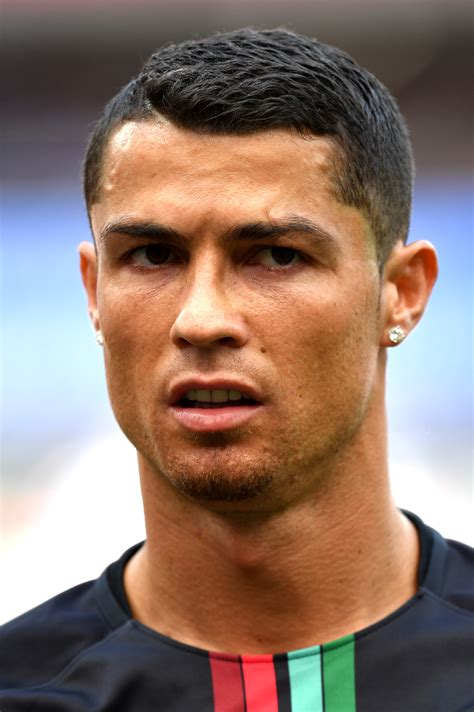
#> input picture Dataset/dataset/cristiano_ronaldo/12.jpg, 474 x 712 px; its folder holds only this picture in this run
$ python train.py
#> lines starting #> are read from the running program, lines starting #| are printed output that depends on the picture
import cv2
import os
import numpy as np
import random

def preprocess_image(face_img):
    face_img = cv2.resize(face_img, (75, 75))

    # Convert to grayscale
    # face_img = cv2.cvtColor(face_img, cv2.COLOR_BGR2GRAY)

    # Histogram Equalization -> improve contrast of image
    face_img = cv2.equalizeHist(face_img)

    # Apply Gaussian blur -> reduce noise
    face_img = cv2.GaussianBlur(face_img, (5, 5), 0)
    face_img = cv2.bilateralFilter(face_img, d=3, sigmaColor=200, sigmaSpace=200)

    return face_img

face_cascade = cv2.CascadeClassifier('haarcascade_frontalface_default.xml')

face_list = []
class_list = []

dataset_path = 'Dataset/dataset'

person_name = os.listdir(dataset_path)

train_list = []
test_list = []

for idx, name in enumerate(person_name):
    full_path = dataset_path + '/' + name
    image_name = os.listdir(full_path)

    image_list = [full_path + "/" + image for image in image_name]

    random.shuffle(image_list)

    train_data = image_list[:15]
    train_list.append(train_data)

    test_data = image_list[15:]
    test_list.append(test_data)
#> pass 2 of the loop `for idx, name in enumerate(person_name):`:

# [10 lines of commented-out code are left out]

extra_face = 0

for idx, person_list in enumerate(train_list):
    # full_path = name

    for img_full_path in person_list:
        img_gray = cv2.imread(img_full_path, 0)
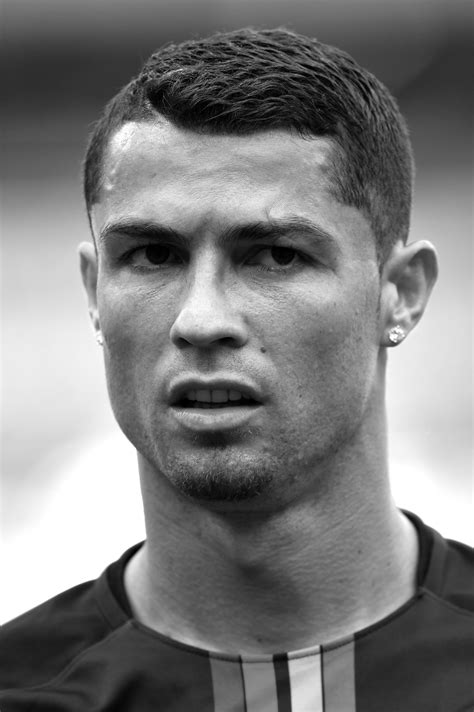
#> img_gray: shape (712, 474); min 0, max 255, mean 124.4
        img_bgr = cv2.imread(img_full_path)
#> img_bgr is the input picture: shape (712, 474, 3); mean B, G, R 107, 118.5, 142.4

        detected_face = face_cascade.detectMultiScale(img_bgr, scaleFactor=1.2, minNeighbors=5)
#> detected_face = [[35, 112, 370, 370]]

        if len(detected_face) < 1:
            continue

        # if len(detected_face) > 1:
        #     extra_face += len(detected_face) - 1
        #     # img_bgr = cv2.imread(img_full_path)
        #     # for face_rect in detected_face:
        #     #     x, y, h, w = face_rect
        #     #     cv2.rectangle(img_bgr,  (x, y), (x+w, y+h), (0, 255, 0))
        #     # cv2.imshow('Result '+img_full_path, img_bgr)
        #     # cv2.waitKey(0)
        #     continue;
        #     pass;

        for face_rect in detected_face:
            x, y, h, w = face_rect
            face_img = img_gray[y:y*h, x:x+w]

            face_img = preprocess_image(face_img)

            face_list.append(face_img)
            class_list.append(idx)
#> this loop made 1 pass
#> pass 1, `face_img = img_gray[y:y*h, x:x+w]`:
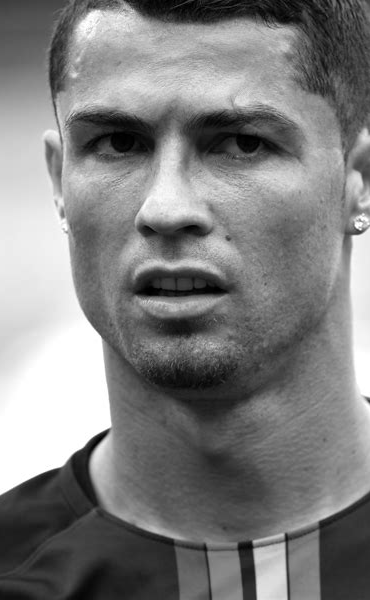
#> face_img: shape (600, 370); min 0, max 255, mean 127.3
#> pass 1, in preprocess_image, `face_img = cv2.resize(face_img, (75, 75))`:
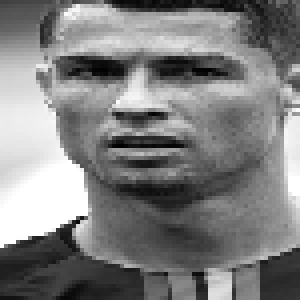
#> face_img: shape (75, 75) (shown 4 times larger); min 0, max 255, mean 127.4
#> pass 1, in preprocess_image, `face_img = cv2.GaussianBlur(face_img, (5, 5), 0)`:
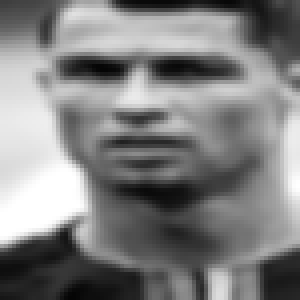
#> face_img: shape (75, 75) (shown 4 times larger); min 5, max 255, mean 128.5
#> after the loop, class_list = [0]; face_list = 1 item
#> pass 2 of the loop `for idx, person_list in enumerate(train_list):`:
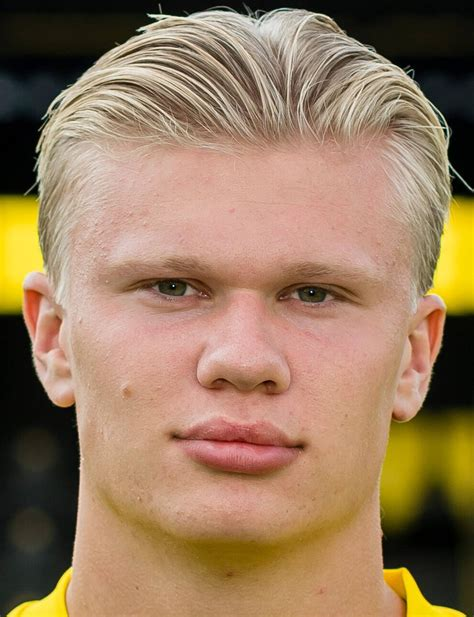
#> input picture Dataset/dataset/erling_haaland/1.jpg, 474 x 617 px
#> `img_gray = cv2.imread(img_full_path, 0)`:
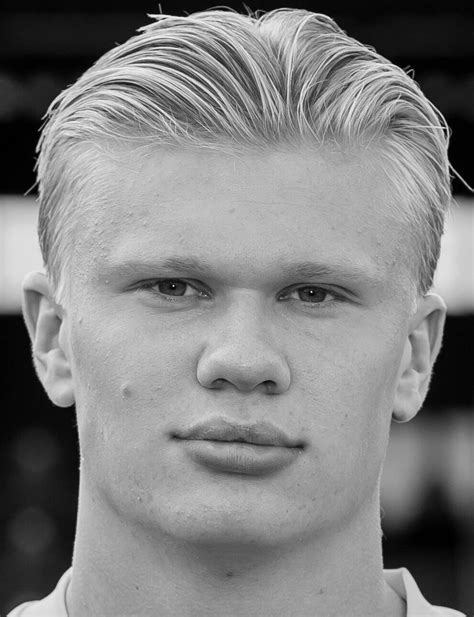
#> img_gray: shape (617, 474); min 0, max 252, mean 129
#> img_bgr is the input picture: shape (617, 474, 3); mean B, G, R 94.4, 123.6, 152.8
#> detected_face = [[41, 134, 400, 400]]
#> the loop `for face_rect in detected_face:` made 1 pass
#> pass 1, in preprocess_image (call 2), `face_img = cv2.GaussianBlur(face_img, (5, 5), 0)`:
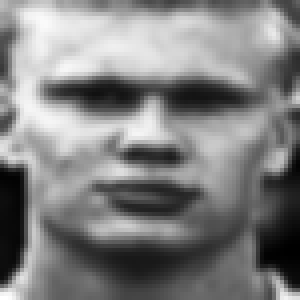
#> face_img: shape (75, 75) (shown 4 times larger); min 0, max 255, mean 128.6
#> after the loop `for face_rect in detected_face:`: class_list = [0, 1]; face_list = 2 items


# print("Total Face Detected: " + str(len(class_list)))
# print(len(face_list))
print("Total Extra Face Detected: " + str(extra_face))

# exit()


face_recognizer = cv2.face_LBPHFaceRecognizer.create()
# face_recognizer = cv2.face.LBPHFaceRecognizer_create()
# print(np.array(class_list))
face_recognizer.train(face_list, np.array(class_list))

test_path = 'Dataset/example/test'

accuracy_list = []

for idx, person_list in enumerate(test_list):
    # print(test_list)
    for img_full_path in person_list:
        # print(img_full_path)
        img_gray = cv2.imread(img_full_path, 0)
        img_bgr = cv2.imread(img_full_path)

        detected_face = face_cascade.detectMultiScale(img_bgr, scaleFactor=1.2, minNeighbors=5)

        if len(detected_face) < 1:
            accuracy_list.append(False)
            continue

        if len(detected_face) > 1:
            accuracy_list.append(False)
            # [7 lines of commented-out code are left out]
            continue;

        for face_rect in detected_face:
            x, y, h, w = face_rect
            face_img = img_gray[y:y+h, x:x+w]

            face_img = preprocess_image(face_img)

            res, confidence = face_recognizer.predict(face_img)
            # print(person_name[res])
            cv2.rectangle(img_bgr,  (x, y), (x+w, y+h), (0, 255, 0))
            text = person_name[res] + ' : ' + str(confidence)
            # cv2.putText(img_bgr, text, (x, y-10), cv2.FONT_HERSHEY_PLAIN, 1.5, (0, 255, 0), 2)
            # cv2.imshow('Result '+str(person_name[idx]) , img_bgr)
            # cv2.waitKey(0)
            if (person_name[idx] == person_name[res]):
                accuracy_list.append(True)
            else:
                accuracy_list.append(False)
#> pass 2 of the loop `for idx, person_list in enumerate(test_list):`:
            # exit()

#> (the run stopped early here; a loop or call above may not have finished)
